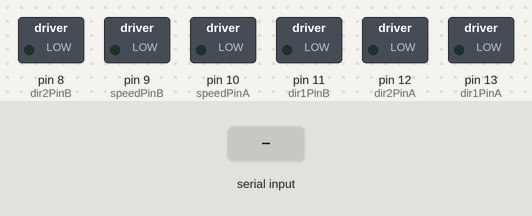
The sketch below on a simulated Arduino Uno, built with avr-gcc and run on an emulated ATmega328P. Shown: switched loads named in the sketch (green lamp = pin HIGH). Inputs (shaded band) come from the test bench. What the sketch prints to the serial monitor is not drawn.

Above: at 1.2 s.
1.3 s: "8" received over Serial
At 1.8 s:
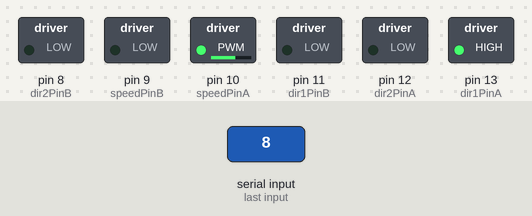
2.8 s: "2" received over Serial
At 4.0 s:
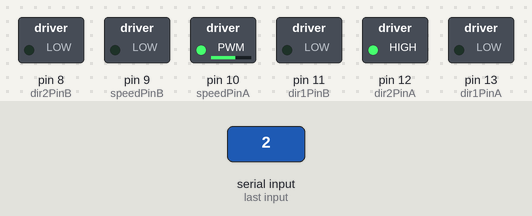
4.3 s: "4" received over Serial
At 5.4 s:
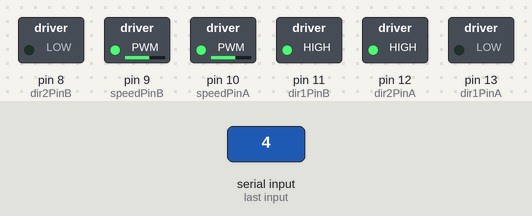
5.8 s: "6" received over Serial
At 6.6 s:
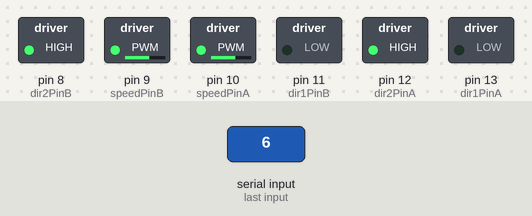
7.3 s: "8" received over Serial
At 7.6 s:
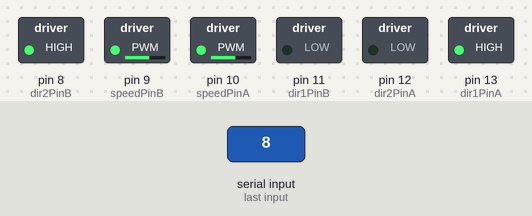
8.8 s: "4" received over Serial
At 10.0 s:
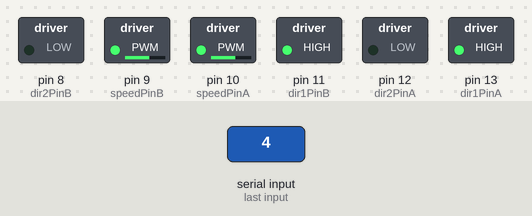
Timing chart, 0 to 11.3 s (numbered marks = the images above; inputs shaded):
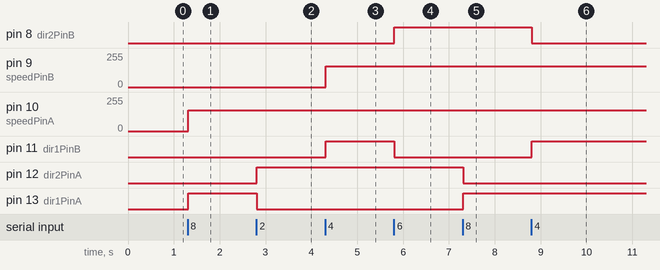

The sketch:

bluecar.ino
```cpp
/*
@author: zhe.zhu@alibaba-inc.com
@refer: http://www.flamingoeda.com/2009/04/19/arduino-l298n-%E7%94%B5%E6%9C%BA%E9%A9%B1%E5%8A%A8%E6%89%A9%E5%B1%95%E6%9D%BF/
@desc: arduino code for bluetooth car
*/

//serial(bluetooth) input
int ipt;

// motor A
int dir1PinA = 13;
int dir2PinA = 12;
int speedPinA = 10;

// motor B
int dir1PinB = 11;
int dir2PinB = 8;
int speedPinB = 9;

//car speed
int speed;
//left or right
int dirLR;
//forward or backward
int dirFB;

void setup(){
  pinMode(dir1PinA, OUTPUT);
  pinMode(dir2PinA, OUTPUT);
  pinMode(speedPinA, OUTPUT);
  pinMode(dir1PinB, OUTPUT);
  pinMode(dir2PinB, OUTPUT);
  pinMode(speedPinB, OUTPUT);

  speed = 155;
  dirFB = 0;
  dirLR = 0;

  Serial.begin(9600);
}

void loop(){
  ipt = Serial.read();
  /*
    w:119
    s:115
    a:97
    d:100
    z:122
  */

  if ( ipt != -1) {
    Serial.println(ipt);
  }

  if ( ipt == '8' ){
    dirFB = 1;
    Serial.println(dirFB);
  }

  if ( ipt == '2' ){
    dirFB = -1;
    Serial.println(dirFB);
  }

  if ( ipt == '4') {
    dirLR = 1;
    Serial.println(dirLR);
  }

  if ( ipt == '6'){
    dirLR = -1;
    Serial.println(dirLR);
  }

  //z stop everything
  if ( ipt == '5' ){
    dirFB = 0;
    dirLR = 0;
    Serial.println(dirFB);
    Serial.println(dirLR);
  }

  if ( ipt == '9' ){
    if(speed <= 245){
      speed = speed + 10;
    }
  }

  if ( ipt == '3' ){
    if(speed >= 10){
      speed = speed - 10;
    }
  }

  //for beep function in the furture
  if ( ipt == 'b'){

  }

  //motor function
  if ( 1 == dirLR ) {
    Serial.print('4');
    analogWrite(speedPinB, speed);
    digitalWrite(dir1PinB, HIGH);
    digitalWrite(dir2PinB, LOW);
  } else if ( -1 == dirLR ){
    Serial.print('5');
    analogWrite(speedPinB, speed);
    digitalWrite(dir1PinB, LOW);
    digitalWrite(dir2PinB, HIGH);
  } else  if ( 0 == dirLR ){
    //Serial.print('6');
    analogWrite(speedPinB, 0);
    digitalWrite(dir1PinB, LOW);
    digitalWrite(dir2PinB, LOW);
  }

  if ( 1 == dirFB ) {
    Serial.print('1');
    analogWrite(speedPinA, speed);
    digitalWrite(dir1PinA, HIGH);
    digitalWrite(dir2PinA, LOW);
  } else if ( -1 == dirFB ){
    Serial.print('2');
    analogWrite(speedPinA, speed);
    digitalWrite(dir1PinA, LOW);
    digitalWrite(dir2PinA, HIGH);
  } else if ( 0 == dirFB ){
    //Serial.print('3');
    analogWrite(speedPinA, 0);
    digitalWrite(dir1PinA, LOW);
    digitalWrite(dir2PinA, LOW);
  }

  Serial.println();
}
```

Measured:
- after the input at 1.3 s, pin 10 (speedPinA): 0/255 → 155/255 at once; pin 13 (dir1PinA): LOW → HIGH at once
- after the input at 2.8 s, pin 12 (dir2PinA): LOW → HIGH at once; pin 13 (dir1PinA): HIGH → LOW at once
- after the input at 4.3 s, pin 9 (speedPinB): 0/255 → 155/255 at once; pin 11 (dir1PinB): LOW → HIGH at once
- after the input at 5.8 s, pin 8 (dir2PinB): LOW → HIGH at once; pin 11 (dir1PinB): HIGH → LOW at once
- after the input at 7.3 s, pin 12 (dir2PinA): HIGH → LOW at once; pin 13 (dir1PinA): LOW → HIGH at once
- after the input at 8.8 s, pin 8 (dir2PinB): HIGH → LOW at once; pin 11 (dir1PinB): LOW → HIGH at once
